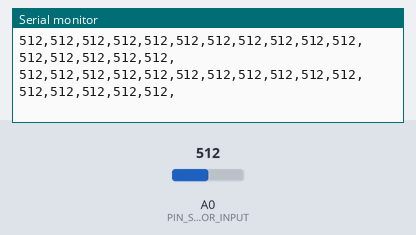
The sketch below on a simulated Arduino Uno, built with avr-gcc and run on an emulated ATmega328P. On the bench: the last lines printed to the serial monitor. The test bench sets the inputs (shaded band); at power-on: A0 (PIN_SENSOR_INPUT) = 512.

Above: at 10.2 s.
10.3 s: A0 (PIN_SENSOR_INPUT) set to 984
At 11.3 s:
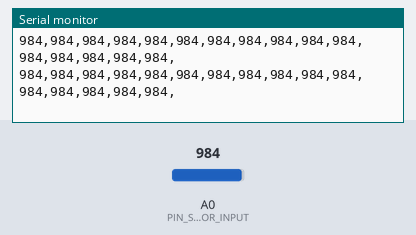
13.3 s: A0 (PIN_SENSOR_INPUT) set to 1013
At 14.4 s:
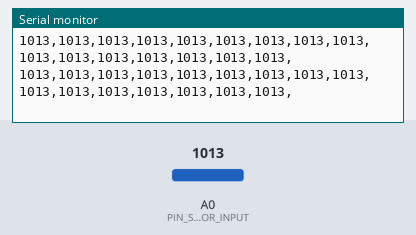
Timing chart, 0 to 16.3 s (numbered marks = the images above; inputs shaded):
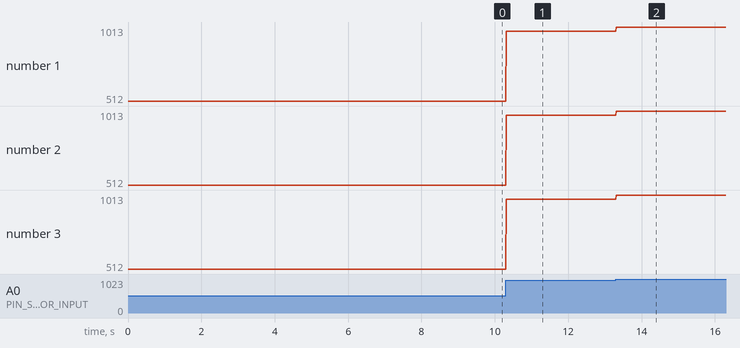

The sketch:

test_multiplexor.ino
```cpp
int numSensors = 15;
int data[13];
int PIN_SENSOR_SELECT_0 = 8;
int PIN_SENSOR_SELECT_1 = 9;
int PIN_SENSOR_SELECT_2 = 10;
int PIN_SENSOR_SELECT_3 = 11;
int PIN_SENSOR_INPUT = A0;

void setup() {
    // Use a high baud rate so that the sensor readings are more accurate.
    Serial.begin(57600);
    pinMode(PIN_SENSOR_INPUT, INPUT);
    pinMode(PIN_SENSOR_SELECT_0, OUTPUT);
    pinMode(PIN_SENSOR_SELECT_1, OUTPUT);
    pinMode(PIN_SENSOR_SELECT_2, OUTPUT);
    pinMode(PIN_SENSOR_SELECT_3, OUTPUT);
}

void loop() {
    // Read each sensor value from the multiplexor.
    for (int i = 0; i < 16; i++) {
        digitalWrite(8, (i & 0b1000) >> 3);
        digitalWrite(9, (i & 0b0100) >> 2);
        digitalWrite(10, (i & 0b0010) >> 1);
        digitalWrite(11, (i & 0b0001) >> 0);
        Serial.print(analogRead(A0));
        Serial.print(",");
    }
    delay(5);
    Serial.println();
}
```

Measured:
- after the input at 10.3 s, the serial monitor: prints a new line at once (image 1)
- after the input at 13.3 s, the serial monitor: prints a new line at once (image 2)
- plotted number 1: 512 → 984 after the input at 10.3 s, 984 → 1013 after the input at 13.3 s
- plotted number 2: 512 → 984 after the input at 10.3 s, 984 → 1013 after the input at 13.3 s
- plotted number 3: 512 → 984 after the input at 10.3 s, 984 → 1013 after the input at 13.3 s
